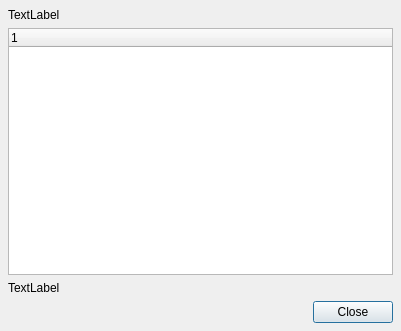
<ui version="4.0" >
<comment>
* Copyright (C) 2016 The Qt Company Ltd.
* SPDX-License-Identifier: LicenseRef-Qt-Commercial OR GPL-3.0-only
</comment>
 <class>PluginDialog</class>
 <widget class="QDialog" name="PluginDialog" >
  <property name="geometry" >
   <rect>
    <x>0</x>
    <y>0</y>
    <width>401</width>
    <height>331</height>
   </rect>
  </property>
  <property name="windowTitle" >
   <string>Plugin Information</string>
  </property>
  <layout class="QVBoxLayout" >
   <property name="spacing" >
    <number>6</number>
   </property>
   <property name="leftMargin" >
    <number>8</number>
   </property>
   <property name="topMargin" >
    <number>8</number>
   </property>
   <property name="rightMargin" >
    <number>8</number>
   </property>
   <property name="bottomMargin" >
    <number>8</number>
   </property>
   <item>
    <widget class="QLabel" name="label" >
     <property name="text" >
      <string>TextLabel</string>
     </property>
     <property name="wordWrap" >
      <bool>true</bool>
     </property>
    </widget>
   </item>
   <item>
    <widget class="QTreeWidget" name="treeWidget" >
     <property name="textElideMode" >
      <enum>Qt::ElideNone</enum>
     </property>
     <column>
      <property name="text" >
       <string>1</string>
      </property>
     </column>
    </widget>
   </item>
   <item>
    <widget class="QLabel" name="message" >
     <property name="text" >
      <string>TextLabel</string>
     </property>
     <property name="wordWrap" >
      <bool>true</bool>
     </property>
    </widget>
   </item>
   <item>
    <layout class="QHBoxLayout" >
     <property name="spacing" >
      <number>6</number>
     </property>
     <property name="leftMargin" >
      <number>0</number>
     </property>
     <property name="topMargin" >
      <number>0</number>
     </property>
     <property name="rightMargin" >
      <number>0</number>
     </property>
     <property name="bottomMargin" >
      <number>0</number>
     </property>
    </layout>
   </item>
   <item>
    <widget class="QDialogButtonBox" name="buttonBox" >
     <property name="orientation" >
      <enum>Qt::Horizontal</enum>
     </property>
     <property name="standardButtons" >
      <set>QDialogButtonBox::Close</set>
     </property>
    </widget>
   </item>
  </layout>
 </widget>
 <resources/>
 <connections>
  <connection>
   <sender>buttonBox</sender>
   <signal>rejected()</signal>
   <receiver>PluginDialog</receiver>
   <slot>reject()</slot>
   <hints>
    <hint type="sourcelabel" >
     <x>154</x>
     <y>307</y>
    </hint>
    <hint type="destinationlabel" >
     <x>401</x>
     <y>280</y>
    </hint>
   </hints>
  </connection>
 </connections>
</ui>
